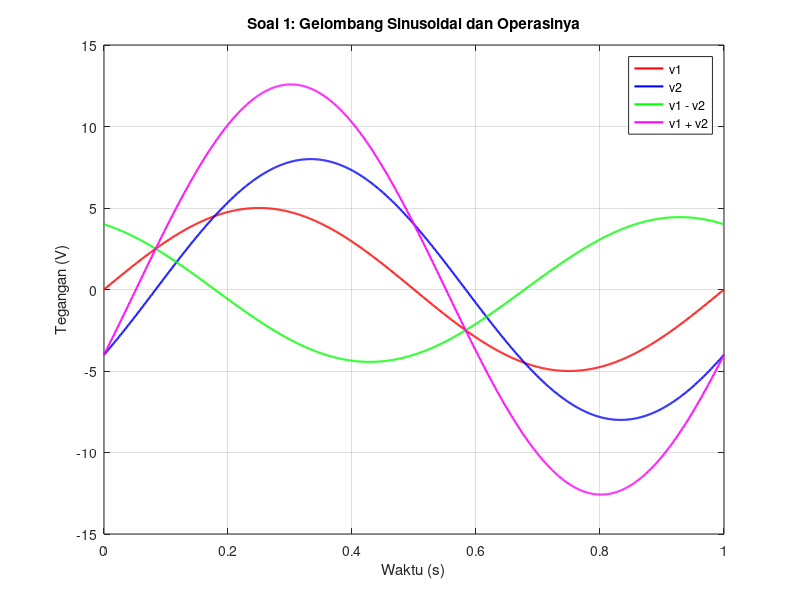

Write the MATLAB code that produced this figure.
% Gelombang Sinusoidal
% 1. The instantaneous values of two alternating voltages are given by v1 = 5sinωt
% and v2 = 8sin(ωt -phi/6).
% Plotting by matlab v1 and v2 on the same axes, using the same scale, over one
% cycle, obtain expressions for (a) v1 - v2 and (b) v1 + v2,

% Parameter
phi = pi/6; % fase (dalam radian)
omega = 2 * pi; % frekuensi sudut (rad/s)
t = linspace(0, 2*pi/omega, 1000); % satu siklus (0 hingga 2*pi/omega)

% Soal 1
v1_1 = 5 * sin(omega * t); % v1 untuk soal 1
v2_1 = 8 * sin(omega * t - phi); % v2 untuk soal 1
v1_minus_v2_1 = v1_1 - v2_1; % v1 - v2
v1_plus_v2_1 = v1_1 + v2_1; % v1 + v2

% Plot untuk Soal 1
figure;
plot(t, v1_1, 'r', 'LineWidth', 1.5); hold on;
plot(t, v2_1, 'b', 'LineWidth', 1.5);
plot(t, v1_minus_v2_1, 'g', 'LineWidth', 1.5);
plot(t, v1_plus_v2_1, 'm', 'LineWidth', 1.5);
grid on;

% Konfigurasi Grafik
title('Soal 1: Gelombang Sinusoidal dan Operasinya');
xlabel('Waktu (s)');
ylabel('Tegangan (V)');
legend('v1', 'v2', 'v1 - v2', 'v1 + v2');
hold off;
